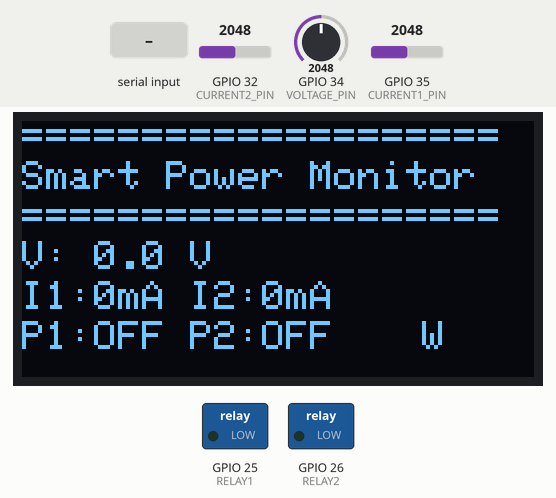
Bench run of a sketch on a simulated ESP32. Parts: 128×64 one-colour display, switched loads named in the sketch (green lamp = pin HIGH). The test bench sets the inputs (shaded band); at power-on: GPIO 34 (VOLTAGE_PIN) = 2048, GPIO 32 (CURRENT2_PIN) = 2048, GPIO 35 (CURRENT1_PIN) = 2048 (analog values on the 0–4095 scale). WiFi joins after 1.5 s; servers stay silent unless stated; uploads are accepted with an empty reply; what the sketch prints to the serial monitor is not drawn.

Above: at 5.8 s.
5.9 s: "ON1\n" received over Serial
At 9.7 s:
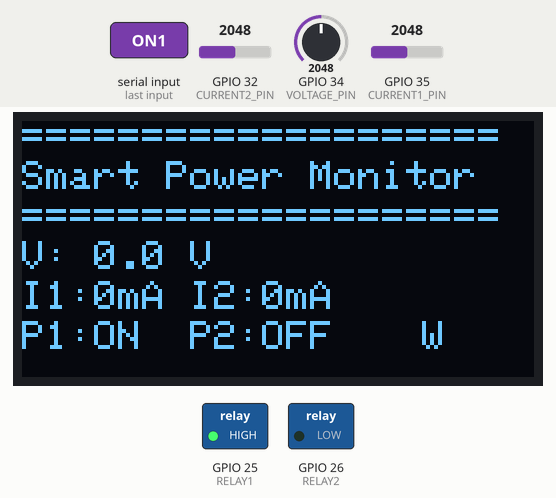
10.2 s: "ON2\n" received over Serial
At 16.2 s:
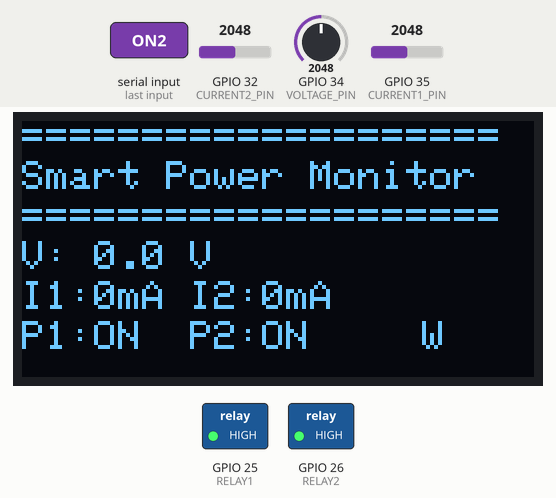
17.3 s: "OFF1\n" received over Serial
At 23.9 s:
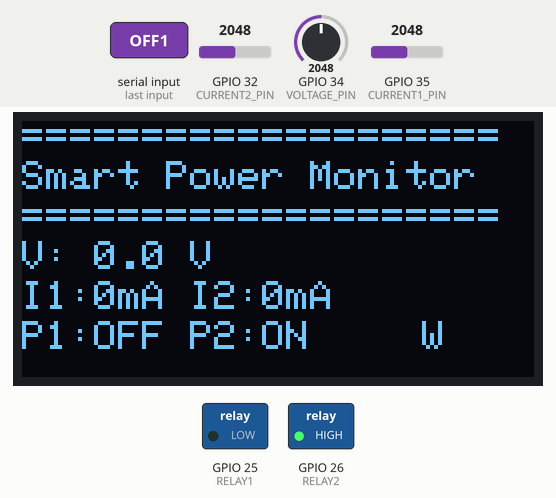
24.4 s: "OFF2\n" received over Serial
At 28.0 s:
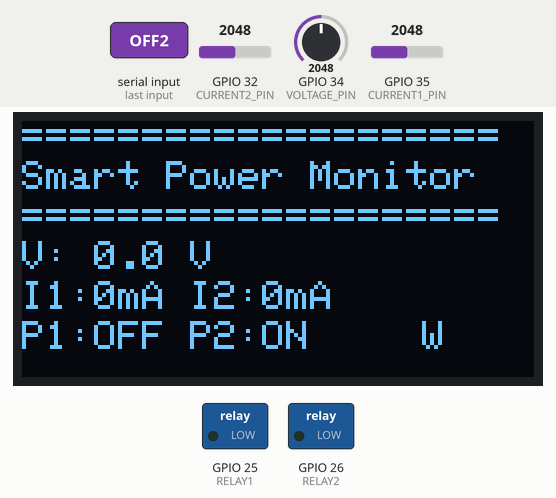
31.5 s: GPIO 34 (VOLTAGE_PIN) set to 2866
At 34.9 s:
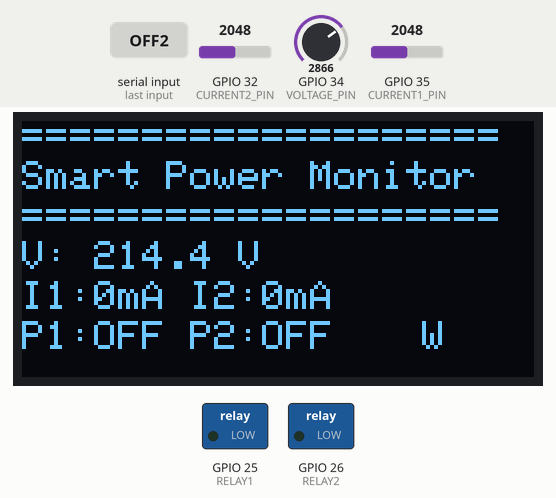
38.6 s: GPIO 34 (VOLTAGE_PIN) set to 3040
At 41.4 s:
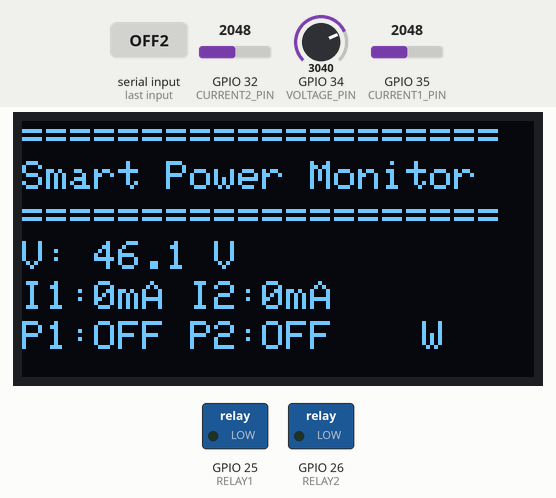
Timing chart, 0 to 42.9 s (numbered marks = the images above; inputs shaded):
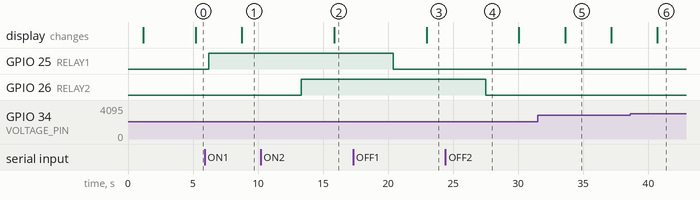

Measured:
- after the input at 5.9 s, GPIO 25 (RELAY1): LOW → HIGH after 0.31 s; the display: changes after 2.9 s (image 1)
- after the input at 10.2 s, GPIO 26 (RELAY2): LOW → HIGH after 3.1 s; the display: changes after 5.7 s (image 2)
- after the input at 17.3 s, GPIO 25 (RELAY1): HIGH → LOW after 3.1 s; the display: changes after 5.7 s (image 3)
- after the input at 24.4 s, GPIO 26 (RELAY2): HIGH → LOW after 3.1 s
- after the input at 31.5 s, the display: changes after 2.1 s (image 5)
- after the input at 38.6 s, the display: changes after 2.1 s (image 6)
- what the display in image 5 shows lasts 3.5 s, from 33.6 s to 37.1 s

The sketch:

esp32-main.ino
```cpp
#include <Wire.h>
#include <Adafruit_GFX.h>
#include <Adafruit_SSD1306.h>
#include <math.h>
#include <WiFi.h>
#include <HTTPClient.h>
#include <WiFiClientSecure.h>
#include <ArduinoJson.h>

// ---------- WiFi Configuration ----------
const char* ssid = "Swadhin";
const char* password = "Swadhin@aiub";

// ---------- Server URLs ----------
const char* serverURL = "https://power-consumption-dashboard.up.railway.app/api/data";
const char* controlURL = "https://power-consumption-dashboard.up.railway.app/api/control";

// ---------- OLED ----------
#define SCREEN_WIDTH 128
#define SCREEN_HEIGHT 64
#define OLED_RESET -1
Adafruit_SSD1306 display(SCREEN_WIDTH, SCREEN_HEIGHT, &Wire, OLED_RESET);

// ---------- Pins ----------
#define VOLTAGE_PIN   34
#define CURRENT1_PIN  35
#define CURRENT2_PIN  32

#define RELAY1 25
#define RELAY2 26

// ---------- ADC ----------
#define ADC_RESOLUTION 4095.0
#define ADC_REF 3.3

// ---------- Calibration ----------
float voltageCalibration = 406.0;   // ZMPT101B
float currentCalibration = 30.0;    // ACS712 30A

const int samples = 1000;

// ---------- Relay State ----------
bool relay1State = false;
bool relay2State = false;

// ---------- Timing ----------
unsigned long lastControlCheck = 0;
unsigned long lastDataSend = 0;
bool stateChanged = false;

void setup() {
  Serial.begin(115200);
  delay(1000);
  Serial.println("\n=== Smart Power Monitor Starting ===");

  analogReadResolution(12);
  analogSetAttenuation(ADC_11db);

  pinMode(RELAY1, OUTPUT);
  pinMode(RELAY2, OUTPUT);
  digitalWrite(RELAY1, LOW);
  digitalWrite(RELAY2, LOW);
  Serial.println("Relays initialized");

  // ---------- OLED Init ----------
  Wire.begin(21, 22);
  delay(100);

  if (!display.begin(SSD1306_SWITCHCAPVCC, 0x3C)) {
    Serial.println("OLED init failed, continuing without display");
  } else {
    Serial.println("OLED initialized");
    display.clearDisplay();
    display.setTextSize(1);
    display.setTextColor(SSD1306_WHITE);
    display.setCursor(0, 0);
    display.println("Initializing...");
    display.display();
  }

  Serial.println("System Ready");
  Serial.println("Commands: ON1 OFF1 ON2 OFF2 ALLON ALLOFF");

  // ---------- WiFi Connect ----------
  WiFi.begin(ssid, password);
  Serial.print("Connecting to WiFi");

  int wifiAttempts = 0;
  while (WiFi.status() != WL_CONNECTED && wifiAttempts < 40) {
    delay(250);
    Serial.print(".");
    wifiAttempts++;
  }

  if(WiFi.status() == WL_CONNECTED) {
    Serial.println("\nWiFi Connected: " + WiFi.localIP().toString());
  } else {
    Serial.println("\nWiFi connection failed, continuing in offline mode");
  }
}

float readRMS(int pin) {
  float sum = 0, offset = 0;

  for (int i = 0; i < samples; i++) {
    offset += analogRead(pin);
    delayMicroseconds(200);
  }
  offset /= samples;

  for (int i = 0; i < samples; i++) {
    float val = analogRead(pin) - offset;
    sum += val * val;
    delayMicroseconds(200);
  }

  return sqrt(sum / samples);
}

void handleSerial() {
  if (!Serial.available()) return;

  String cmd = Serial.readStringUntil('\n');
  cmd.trim();
  cmd.toUpperCase();

  if (cmd == "ON1") relay1State = true;
  else if (cmd == "OFF1") relay1State = false;
  else if (cmd == "ON2") relay2State = true;
  else if (cmd == "OFF2") relay2State = false;
  else if (cmd == "ALLON") relay1State = relay2State = true;
  else if (cmd == "ALLOFF") relay1State = relay2State = false;

  digitalWrite(RELAY1, relay1State ? HIGH : LOW);
  digitalWrite(RELAY2, relay2State ? HIGH : LOW);

  Serial.print("Relay1: ");
  Serial.print(relay1State ? "ON" : "OFF");
  Serial.print(" | Relay2: ");
  Serial.println(relay2State ? "ON" : "OFF");
}

void checkControlCommands() {
  if(WiFi.status() != WL_CONNECTED) return;

  WiFiClientSecure client;
  client.setInsecure();

  HTTPClient http;
  http.begin(client, controlURL);
  http.setTimeout(2000);

  int responseCode = http.GET();

  if(responseCode == 200) {
    String response = http.getString();

    DynamicJsonDocument doc(1024);
    DeserializationError error = deserializeJson(doc, response);

    if(!error) {
      if(doc.containsKey("relay1")) {
        String relay1Cmd = doc["relay1"].as<String>();
        bool state = relay1Cmd == "ON";
        if(relay1State != state) {
          relay1State = state;
          digitalWrite(RELAY1, state ? HIGH : LOW);
          stateChanged = true;
          Serial.printf("Server Relay1: %s\n", state ? "ON" : "OFF");
        }
      }

      if(doc.containsKey("relay2")) {
        String relay2Cmd = doc["relay2"].as<String>();
        bool state = relay2Cmd == "ON";
        if(relay2State != state) {
          relay2State = state;
          digitalWrite(RELAY2, state ? HIGH : LOW);
          stateChanged = true;
          Serial.printf("Server Relay2: %s\n", state ? "ON" : "OFF");
        }
      }
    }
  }

  http.end();
}

void sendDataToServer(int port, float voltage, float current, float power, bool relayState) {
  if(WiFi.status() != WL_CONNECTED) return;

  WiFiClientSecure client;
  client.setInsecure();

  HTTPClient http;
  http.begin(client, serverURL);
  http.addHeader("Content-Type", "application/json");
  http.setTimeout(2000);

  String data = "{\"port\":" + String(port) +
               ",\"voltage\":" + String(voltage, 1) +
               ",\"current\":" + String(current, 2) +
               ",\"power\":" + String(power, 0) +
               ",\"status\":" + String(relayState ? 1 : 0) +
               ",\"arduino_connected\":true}";

  int responseCode = http.POST(data);

  if(responseCode > 0) {
    Serial.printf("Port %d sent [%d]\n", port, responseCode);
  }

  http.end();
}

void loop() {
  handleSerial();

  // Check server for relay control every 1 second for faster response
  if(millis() - lastControlCheck >= 1000) {
    checkControlCommands();
    lastControlCheck = millis();
  }

  float vrmsADC = readRMS(VOLTAGE_PIN);
  float i1rmsADC = readRMS(CURRENT1_PIN);
  float i2rmsADC = readRMS(CURRENT2_PIN);

  float voltage = (vrmsADC * ADC_REF / ADC_RESOLUTION) * voltageCalibration;
  float current1 = (i1rmsADC * ADC_REF / ADC_RESOLUTION) * currentCalibration;
  float current2 = (i2rmsADC * ADC_REF / ADC_RESOLUTION) * currentCalibration;

  if (voltage <10) voltage = 0;
  if (current1 < 0.15) current1 = 0;
  if (current2 < 0.15) current2 = 0;

  float power1 = voltage * current1;
  float power2 = voltage * current2;

  // Send data immediately when state changes, otherwise every 3 seconds
  if(stateChanged || millis() - lastDataSend >= 3000) {
    sendDataToServer(1, voltage, current1, power1, relay1State);
    delay(50);
    sendDataToServer(2, voltage, current2, power2, relay2State);
    lastDataSend = millis();
    stateChanged = false;
  }

  // ---------- OLED Display ----------
  display.clearDisplay();

  // Title with decoration
  display.setTextSize(1);
  display.setCursor(0, 0);
  display.println("====================");
  display.setCursor(0, 10);
  display.println("Smart Power Monitor");
  display.setCursor(0, 20);
  display.println("====================");

  // Voltage
  display.setCursor(0, 30);
  display.print("V: ");
  display.print(voltage, 1);
  display.println(" V");

  // Current in milliamps
  display.setCursor(0, 40);
  display.print("I1:");
  display.print(current1 * 1000, 0);
  display.print("mA I2:");
  display.print(current2 * 1000, 0);
  display.println("mA");

  // Relay status
  display.setCursor(0, 50);
  display.print("P1:");
  display.print(relay1State ? "ON " : "OFF");
  display.print(" P2:");
  display.print(relay2State ? "ON" : "OFF");

  // WiFi indicator
  display.setCursor(100, 50);
  display.print(WiFi.status() == WL_CONNECTED ? "W" : "X");

  display.display();

  // ---------- Serial ----------
  Serial.print("V:");
  Serial.print(voltage, 1);
  Serial.print("V | I1:");
  Serial.print(current1, 2);
  Serial.print("A | I2:");
  Serial.print(current2, 2);
  Serial.println("A");

  delay(1000);
}


 
```
